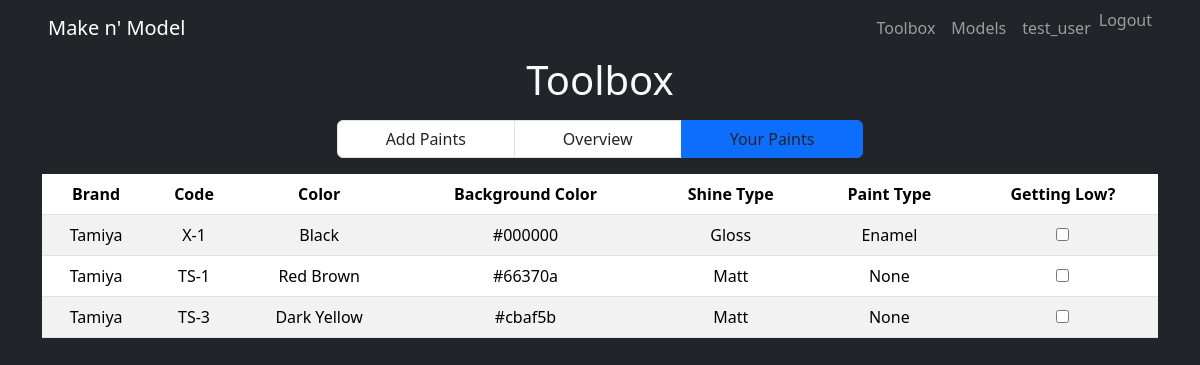
Page /toolbox/your-paints (signed in) on the committed database.
### tables this page shows
CREATE TABLE user_paints(
    username VARCHAR(256),
    unique_paint_identifier INTEGER,
    need_restock BOOLEAN,
    FOREIGN KEY (username) REFERENCES users(username) ON DELETE CASCADE,
    FOREIGN KEY (unique_paint_identifier) REFERENCES paints(unique_paint_identifier) ON DELETE CASCADE,
    PRIMARY KEY (username, unique_paint_identifier)
);

### makenmodel/views/toolbox.py (the view)
@makenmodel.app.route('/toolbox/your-paints')
def show_your_paints():
    connection = makenmodel.model.get_db()
    logname = flask.session['username']
    context = {}
    context['logname'] = logname
    cur = connection.execute(
        "SELECT p.*, up.need_restock, up.unique_paint_identifier FROM user_paints up "
        "JOIN paints p ON up.unique_paint_identifier = p.unique_paint_identifier "
        "WHERE up.username = ?",
        (logname,)
    )
    paint_details = cur.fetchall()
    context['paint_details'] = paint_details
    return flask.render_template('your_paints.html', **context)

### makenmodel/model.py (called while the page is built)
def dict_factory(cursor, row):
    return {col[0]: row[idx] for idx, col in enumerate(cursor.description)}

def get_db():
    if 'sqlite_db' not in flask.g:
        db_filename = makenmodel.app.config['DATABASE_FILENAME']
        flask.g.sqlite_db = sqlite3.connect(str(db_filename))
        flask.g.sqlite_db.row_factory = dict_factory
        flask.g.sqlite_db.execute("PRAGMA foreign_keys = ON")
    return flask.g.sqlite_db

### makenmodel/templates/your_paints.html (shortened to what this page needs)
{% extends 'base.html' %}
{% set full_nav = True %}
{% block body_class %}single-dark-background{% endblock %}
{% block content %}
<div class="container text-center">
    <h1 class="text-light">Toolbox</h1>
    <nav class='d-flex justify-content-center mt-3' aria-label="...">
        <ul class="pagination">
            <li class="page-item"><a href="{{ url_for('show_add_paints') }}" class="page-link px-5 text-dark">Add Paints</a></li>
            <li class="page-item"><a href="{{ url_for('show_toolbox') }}" class="page-link px-5 text-dark">Overview</a></li>
            <li class="page-item active"><a href="{{ url_for('show_your_paints') }}" class="page-link px-5 text-dark">Your Paints</a></li>
        </ul>
    </nav>
</div>
<div class="container">
    <table class="table table-striped">
        <thead>
            <tr>
                <th scope="col" class="text-center">Brand</th>
                <th scope="col" class="text-center">Code</th>
                <th scope="col" class="text-center">Color</th>
                <th scope="col" class="text-center">Background Color</th>
                <th scope="col" class="text-center">Shine Type</th>
                <th scope="col" class="text-center">Paint Type</th>
                <th scope="col" class="text-center">Getting Low?</th>
            </tr>
        </thead>
        <tbody>
            {% for paint_info in paint_details %}
                <tr>
                    <td class="text-center">{{ paint_info['brand'] }}</td>
                    <td class="text-center">{{ paint_info['paint_code'] }}</td>
                    <td class="text-center">{{ paint_info['paint_name'] }}</td>
                    <td class="text-center">{{ paint_info['background_color'] }}</td>
                    <td class="text-center">{{ paint_info['shine_type'] }}</td>
                    <td class="text-center">{{ paint_info['paint_type'] }}</td>
                    <td class="text-center">
                        <input type="checkbox" name="getting_low_checkbox" id="checkbox-{{ paint_info['paint_code'] }}" class="getting-low-checkbox" data-id="{{ paint_info['unique_paint_identifier'] }}" {% if paint_info['need_restock'] %}checked{% endif %}>
                    </td>
                </tr>
            {% endfor %}
        </tbody>
    </table>
</div>
{% endblock %}

### makenmodel/templates/base.html (shortened to what this page needs)
<!DOCTYPE html>
<html lang="en">
<head>
    <link href="https://cdn.jsdelivr.net/npm/bootstrap@5.3.3/dist/css/bootstrap.min.css" rel="stylesheet">
    <link rel="stylesheet" href="https://cdn.jsdelivr.net/npm/bootstrap-icons@1.3.0/font/bootstrap-icons.css">
    <link rel="stylesheet" href="{{ url_for('static', filename='style.css') }}">
</head>
<body class='{% block body_class %}{% endblock %}'>
    {% if full_nav %}
        <nav class="navbar navbar-expand-sm bg-dark navbar-dark">
            <div class="container-fluid px-5">
                <a href="{{ url_for('show_index') }}" class="navbar-brand">Make n' Model</a>
                <div class="collapse navbar-collapse" id="navmenu">
                    <ul class="navbar-nav ms-auto">
                        <li class="nav-item">
                            <a id='tools_nav_button' href="{{ url_for('show_toolbox') }}" data-logged-in="{% if logname %}True{% else %}False{% endif %}" class="nav-link">Toolbox</a>
                        </li>
                        <li class="nav-item">
                            <a id='models_nav_button' href="{{ url_for('show_find_models') }}" data-logged-in="{% if logname %}True{% else %}False{% endif %}" class="nav-link">Models</a>
                        </li>
                        {% if logname %}
                        <li class="nav-item">
                            <a href="#Profile" class="nav-link">{{ logname }}</a>
                        </li>
                        <li class="nav-item">
                            <form action="{{ url_for('logout') }}" method="post"><button type='submit' class="nav-link" style="background:none;border: none;padding:0;">Logout</button></form>
                        </li>
                        {% else %}
                        <li class="nav-item">
                            <a class="btn btn-warning" href="{{ url_for('show_login')}}"- role="button">Login</a>
                        </li>
                        {% endif %}
                    </ul>
                </div>
            </div>
        </nav>
    {% endif %}
    {% block content %}{% endblock %}
</body>
</html>

### makenmodel/static/style.css (style rules this page uses)
.single-dark-background { background-color: #212529; }

### rows in the picture
user_paints: brand "Tamiya", paint_code "X-1", paint_name "Black", background_color "#000000", shine_type "Gloss", paint_type "Enamel"
user_paints: brand "Tamiya", paint_code "TS-1", paint_name "Red Brown", background_color "#66370a", shine_type "Matt", paint_type "None"
user_paints: brand "Tamiya", paint_code "TS-3", paint_name "Dark Yellow", background_color "#cbaf5b", shine_type "Matt", paint_type "None"

### other values in the picture
{{ logname }} "test_user"
